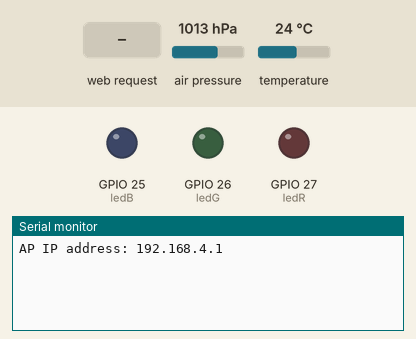
Recording of a sketch running on a simulated ESP32. Parts: output pins drawn as LEDs (lit = HIGH), the last lines printed to the serial monitor. The test bench sets the inputs (shaded band); at power-on: air pressure 1013 hPa, temperature 24 °C. Random numbers use the default seed unless the sketch sets one.

Above: at 2.2 s.
2.3 s: HTTP request GET /set received
At 3.5 s:
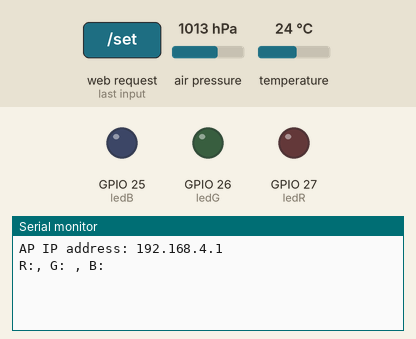
3.8 s: HTTP request GET /readSensors received
At 5.0 s:
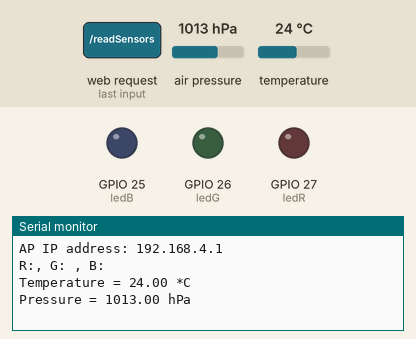

Measured:
- after the input at 2.3 s, the serial monitor: prints a new line at once (image 1)
- after the input at 3.8 s, the serial monitor: prints a new line at once (image 2)

The sketch:

1_BM280.ino
```cpp
#include <WiFi.h>
#include <ESPAsyncWebServer.h>
#include "index.h"

#include <Wire.h>
#include <Adafruit_Sensor.h>
#include <Adafruit_BMP280.h>
Adafruit_BMP280 bme; // I2C

const byte ledR = 27;
const byte ledG = 26;
const byte ledB = 25;

AsyncWebServer server(80);

const char* ssid = "ESP32-AP";
const char* password = "1234";

void notFound(AsyncWebServerRequest *request) {
  request->send(404, "text/plain", "Error 404: Page not found");
}

void setup(void) {
  delay(1000);
  Serial.begin(115200);

  if (!bme.begin(0x76)) {
    Serial.println("Could not find a valid BMP280 sensor, check wiring!");
    while (1);
  }

  ledcAttachPin(ledR, 0);
  ledcAttachPin(ledG, 1);
  ledcAttachPin(ledB, 2);

  ledcSetup(0, 5000, 8);
  ledcSetup(1, 5000, 8);
  ledcSetup(2, 5000, 8);

  ledcWrite(0, 0); //R
  ledcWrite(1, 0); //G
  ledcWrite(2, 0); //B

  WiFi.softAP(ssid, password);

  IPAddress miIP = WiFi.softAPIP();
  Serial.print("AP IP address: ");
  Serial.println(miIP); //probar 192.168.4.1

  //-------Pagina principal---------------
  server.on("/", HTTP_GET, [](AsyncWebServerRequest * request) {
    request->send_P(200, "text/html", MAIN_page);
  });

  //------------Resepcion de datos del cliente (INPUTS)---------------
  server.on("/comandos", HTTP_POST, [] (AsyncWebServerRequest * request) {

    String valR = request->arg("comand");
    String valG = request->arg("codigo");
    String valB = request->arg("passw");

    Serial.println("Comand:" + valR + ", Codigo: " + valG + ", PassW:" + valB);
  });

  //------------Resepcion de datos del cliente (SLIDERS)---------------
  server.on("/set", HTTP_GET, [] (AsyncWebServerRequest * request) {

    String valR = request->arg("key");
    String valG = request->arg("key2");
    String valB = request->arg("key3");

    ledcWrite(0, valR.toInt());
    ledcWrite(1, valG.toInt());
    ledcWrite(2, valB.toInt());

    Serial.println("R:" + valR + ", G: " + valG + ", B:" + valB);
  });

  //------------Resepcion de datos del cliente (BOTONES)----------------
  server.on("/pulsoValue", HTTP_GET, [] (AsyncWebServerRequest * request) {

    String valR = request->arg("pulso");

    if (valR == "u") {
      Serial.println("-> Up");
    }
    else if (valR == "l") {
      Serial.println("-> Left");
    }
    else if (valR == "c") {
      Serial.println("-> Center");
    }
    else if (valR == "r") {
      Serial.println("-> Right");
    }
    else if (valR == "d") {
      Serial.println("-> Down");
    }
  });

  //------------Envío de datos al cliente----------------
  server.on("/readSensors", HTTP_GET, [](AsyncWebServerRequest * request) {

    int h = hallRead();
    //int to0 = touchRead(T0);
    //int to3 = touchRead(T3);

    // GPIO22 -> SCL, GPIO21 -> SDA, 3.3v -> VCC; GND -> GND

    float temp = bme.readTemperature();
    float pres = (bme.readPressure())/100;
    Serial.print("Temperature = ");
    Serial.print(temp);
    Serial.println(" *C");

    Serial.print("Pressure = ");
    Serial.print(pres);
    Serial.println(" hPa");

    String potes_Json = "{\"h\":\"" + String(h) + "\", \"t\":\"" + String(temp) + "\", \"p\":\"" + String(pres) + "\"}";

    request->send(200, "application/json", potes_Json);

  });
  //-------------fin----------------------------------
  server.onNotFound(notFound); //pagina que no anda
  server.begin();//se inicia el server
}

void loop(void) {
}
```

Source omitted: index.h (259271 bytes)
